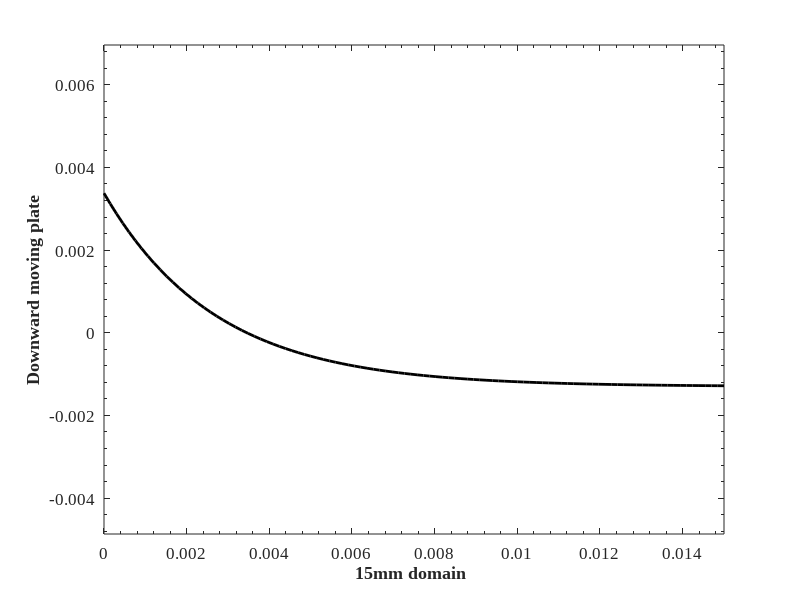

The MATLAB script that drew this image: (Note: this script raises an error after producing the figure.)
% This is a matlab code to plot INterface shapes extracted Basilisk
% simulation. 
% Author- Anvesh 
% Date- 2nd jan 2022
% The setWH function is used to generate high quality plots
%%
clear all
clc

Domain = 0.015;  % The domain size is taken from the Basilisk code i.e. 15mm 
theta0 = 30*pi/180;



% The shape of the static initial meniscus is plotted for reference . 

x = linspace(-Domain/2,Domain/2,100);
yinit = -0.0013 + 0.0027./(tan(theta0).*exp((x+ 0.0075)/0.0027));

figure(1)
plot(x +Domain/2,yinit,'k','LineWidth',2, 'MarkerSize',10 )
ylabel('Downward moving plate','FontWeight','Bold','FontSize',20);
xlabel('15mm domain ','FontWeight','Bold','FontSize',20);
set(gca,'Fontsize',12,'Fontname','Times New Roman')
set(gca,'XMinorTick','on','YMinorTick','on','TickDir','in')
axis equal 
hold on 
setWH(gcf,9,6)
%% Time step - 4.6
% The file ' interface_profile_t4.600000.dat ' is loaded in as an array and is
% used to plot the interafce shape at the corresponding timestep. 

A=load('interface_profile_t4.600000.dat');
A= sortrows(A);

plot(A(:,1) +Domain/2,A(:,2), 'b','LineWidth',2, 'MarkerSize',10 )

ylabel('Downward moving plate','FontWeight','Bold','FontSize',20);
xlabel('Particle diameter (\mum)','FontWeight','Bold','FontSize',20);
set(gca,'Fontsize',12,'Fontname','Times New Roman')
set(gca,'XMinorTick','on','YMinorTick','on','TickDir','in')
% axis equal 
setWH(gcf,9,6)
hold on
%% Time step - 4.7
% The file ' interface_profile_t4.600000.dat ' is loaded in as an array and is
% used to plot the interafce shape at the corresponding timestep. 

B=load('interface_profile_t4.700000.dat');
B= sortrows(B);

plot(B(:,1) +Domain/2,B(:,2), 'm','LineWidth',2, 'MarkerSize',10 )

ylabel('Downward moving plate','FontWeight','Bold','FontSize',20);
xlabel('Particle diameter (\mum)','FontWeight','Bold','FontSize',20);
set(gca,'Fontsize',12,'Fontname','Times New Roman')
set(gca,'XMinorTick','on','YMinorTick','on','TickDir','in')
% axis equal 
setWH(gcf,9,6)
hold on
% %% Time step - 4.8
% % The file ' interface_profile_t4.600000.dat ' is loaded in as an array and is
% % used to plot the interafce shape at the corresponding timestep. 
% 
% C = load('interface_profile_t4.800000.dat');
% C= sortrows(B);
% 
% plot(C(:,1) +Domain/2,C(:,2), 'r','LineWidth',2, 'MarkerSize',10 )
% 
% ylabel('Downward moving plate','FontWeight','Bold','FontSize',20);
% xlabel('Particle diameter (\mum)','FontWeight','Bold','FontSize',20);
% set(gca,'Fontsize',12,'Fontname','Times New Roman')
% set(gca,'XMinorTick','on','YMinorTick','on','TickDir','in')
% axis equal 
% setWH(gcf,9,6)
% hold on

%% Time step - 4.9
% The file ' interface_profile_t4.600000.dat ' is loaded in as an array and is
% used to plot the interafce shape at the corresponding timestep. 

D=load('interface_profile_t4.900000.dat');
D= sortrows(B);

plot(D(:,1) +Domain/2,D(:,2), 'g','LineWidth',2, 'MarkerSize',10 )

ylabel('Downward moving plate','FontWeight','Bold','FontSize',20);
xlabel('Particle diameter (\mum)','FontWeight','Bold','FontSize',20);
set(gca,'Fontsize',12,'Fontname','Times New Roman')
set(gca,'XMinorTick','on','YMinorTick','on','TickDir','in')
% axis equal 
setWH(gcf,9,6)
hold on


% %% Time step - 5.0
% % The file ' interface_profile_t5.000000.dat ' is loaded in as an array and is
% % used to plot the interafce shape at the corresponding timestep. 
% 
% E=load('interface_profile_t5.000000.dat');
% E= sortrows(B);
% 
% plot(E(:,1) +Domain/2,E(:,2), 'c','LineWidth',2, 'MarkerSize',10 )
% 
% ylabel('Downward moving plate','FontWeight','Bold','FontSize',20);
% xlabel('Particle diameter (\mum)','FontWeight','Bold','FontSize',20);
% set(gca,'Fontsize',12,'Fontname','Times New Roman')
% set(gca,'XMinorTick','on','YMinorTick','on','TickDir','in')
% axis equal 
% setWH(gcf,9,6)
% hold on


% legend ('Static meniscus ' , 't = 4.6', 't = 4.7', 't = 4.8', 't = 4.9', 't = 5.0')




